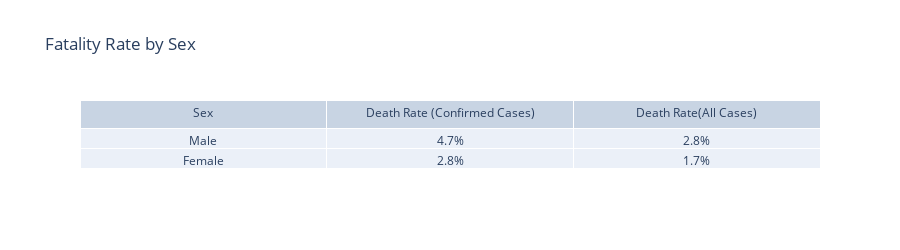

The code cell stored with this chart in its notebook:
### Code cell
# Mortality Rate by age categories
gender = ['Male', 'Female']
deaths_confirmed = ['4.7%', '2.8%']
deaths_all = ['2.8%', '1.7%']

fig = go.Figure(data=[go.Table(header=dict(values=['Sex', 'Death Rate (Confirmed Cases)', 'Death Rate(All Cases)']),
                 cells=dict(values=[gender, deaths_confirmed, deaths_all]))
                     ])

fig.update_layout(
    title='Fatality Rate by Sex')
fig.update_layout(height=250)
fig.show()

### Figure 1 — Plotly figure (JSON) as saved in the notebook; plotly's stock layout.template omitted (floating-point values rounded to 4 significant figures)
{"data": [{"cells": {"values": [["Male", "Female"], ["4.7%", "2.8%"], ["2.8%", "1.7%"]]}, "header": {"values": ["Sex", "Death Rate (Confirmed Cases)", "Death Rate(All Cases)"]}, "type": "table"}], "layout": {"height": 250, "title": {"text": "Fatality Rate by Sex"}}}
